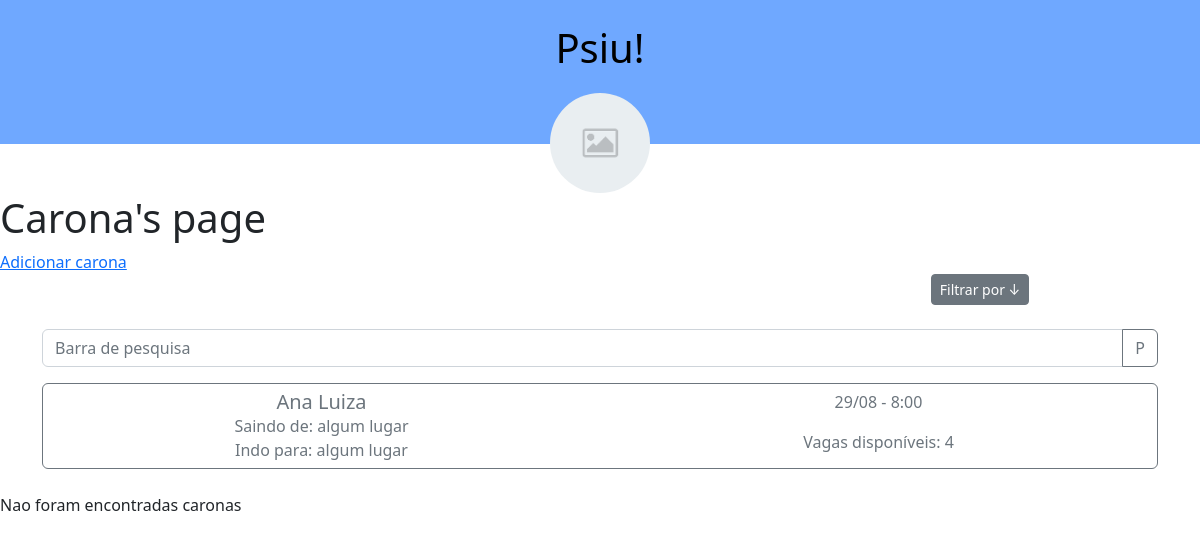
/psiu/carona/, run on an earlier commit of the app's database.
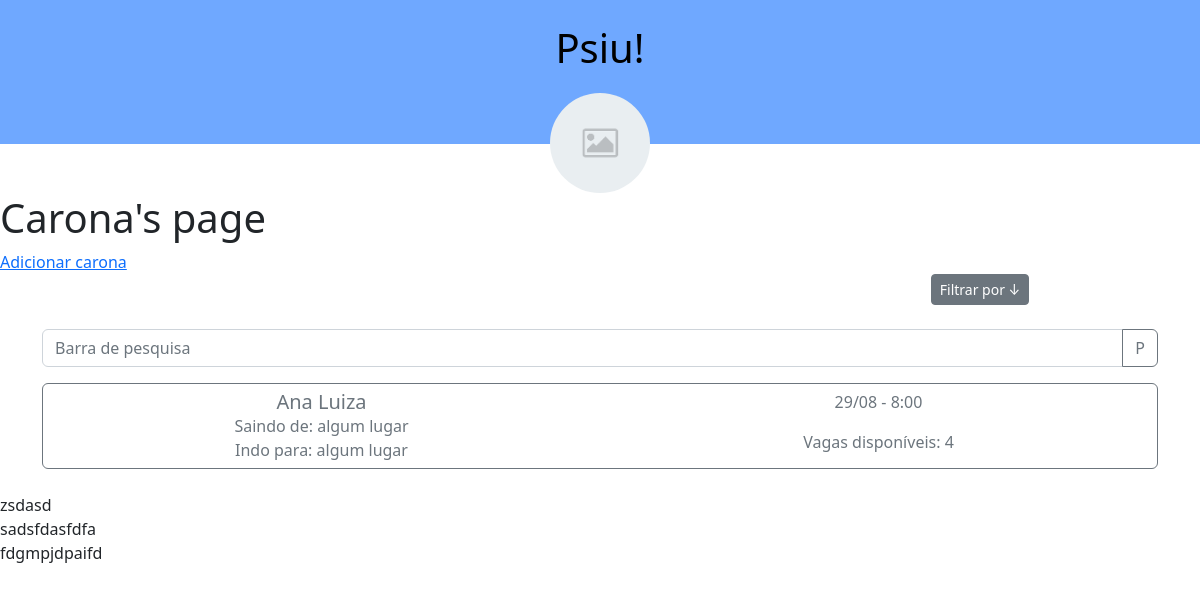
And on a later commit of the database.
### psiu/models.py (models this page shows, shortened)
class Carona(models.Model):
  criador = models.ForeignKey(User, on_delete=models.CASCADE,null=True)
  nomeCarona = models.CharField(max_length=254,blank=False,default='Minha carona')
  localSaida = models.CharField(max_length=30,null=True)
  localChegada = models.CharField(max_length=30,null=True)
  dataHora = models.DateTimeField(auto_now_add=True, blank=True)#Just to prove it
  vagas = models.IntegerField(default=4,null=True)
  adicionais = models.CharField(max_length=254, blank=True, default='')

### psiu/views.py (the view)
# urls.py: path('carona/', views.carona, name='carona'),
def carona(request):
    carona_list = Carona.objects.all().values() #to update with filters
    return render(request, 'psiu/carona.html',{'title':'Carona', 'carona_list':carona_list})

### templates/psiu/carona.html (shortened to what this page needs)
{% extends 'base.html' %}
{% block content %}
<a href="{% url 'psiu:criar_carona' %}">Adicionar carona</a>
<!doctype html>
<html lang = "pt-br">
<head>
    <link href = "https://cdn.jsdelivr.net/npm/bootstrap@5.2.1/dist/css/bootstrap.min.css" rel = "stylesheet">
</head>
<div class = "container text-center" style = "color: rgba(0,0,0,1)">
    <div class="row">
        <div class="col">
        </div>
        <div class="col">
        </div>
        <div class="col">
            <button type="button" class="btn btn-secondary btn-sm">Filtrar por ↓</button>
        </div>
    </div>
    <br>
    <div class="row">
        <div class="center">
            <div class="input-group mb-3">
                <input type="text" class="form-control" placeholder="Barra de pesquisa" aria-label="Recipient's username" aria-describedby="basic-addon2" width="100">
                <button class="btn btn-outline-secondary" type="button" id="button-addon2">P</button>
              </div>
        </div>
    </div>
    <div class="row">
        <div class="d-grid gap-2 col mx-auto">
            <button class="btn btn-outline-secondary" type="button">
                <div class="card-body">
                    <div class="row">
                        <div class="col">
                            <h5 class="card-title">Ana Luiza</h5>
                            <p class="card-text">Saindo de: algum lugar<br>Indo para: algum lugar</p>
                        </div>
                        <div class="col">
                            <p class="card-text">29/08 - 8:00</p>
                            <p class="card-text">Vagas disponíveis: 4</p>
                        </div>
                    </div>
                </div>
            </button>
        </div>
    </div>
</div>
<br>
{% if carona_list %}
    {% for carona in carona_list %}
        {{carona.nomeCarona}} <br>
    {% endfor %}
{% else %}
    Nao foram encontradas caronas
{% endif %}
{% endblock  %}

What changed in the data, as far as the page shows it:
added Carona: nomeCarona "zsdasd"
added Carona: nomeCarona "sadsfdasfdfa"
added Carona: nomeCarona "fdgmpjdpaifd"
Also different on the page:
text no longer shown: "Nao foram encontradas caronas"
